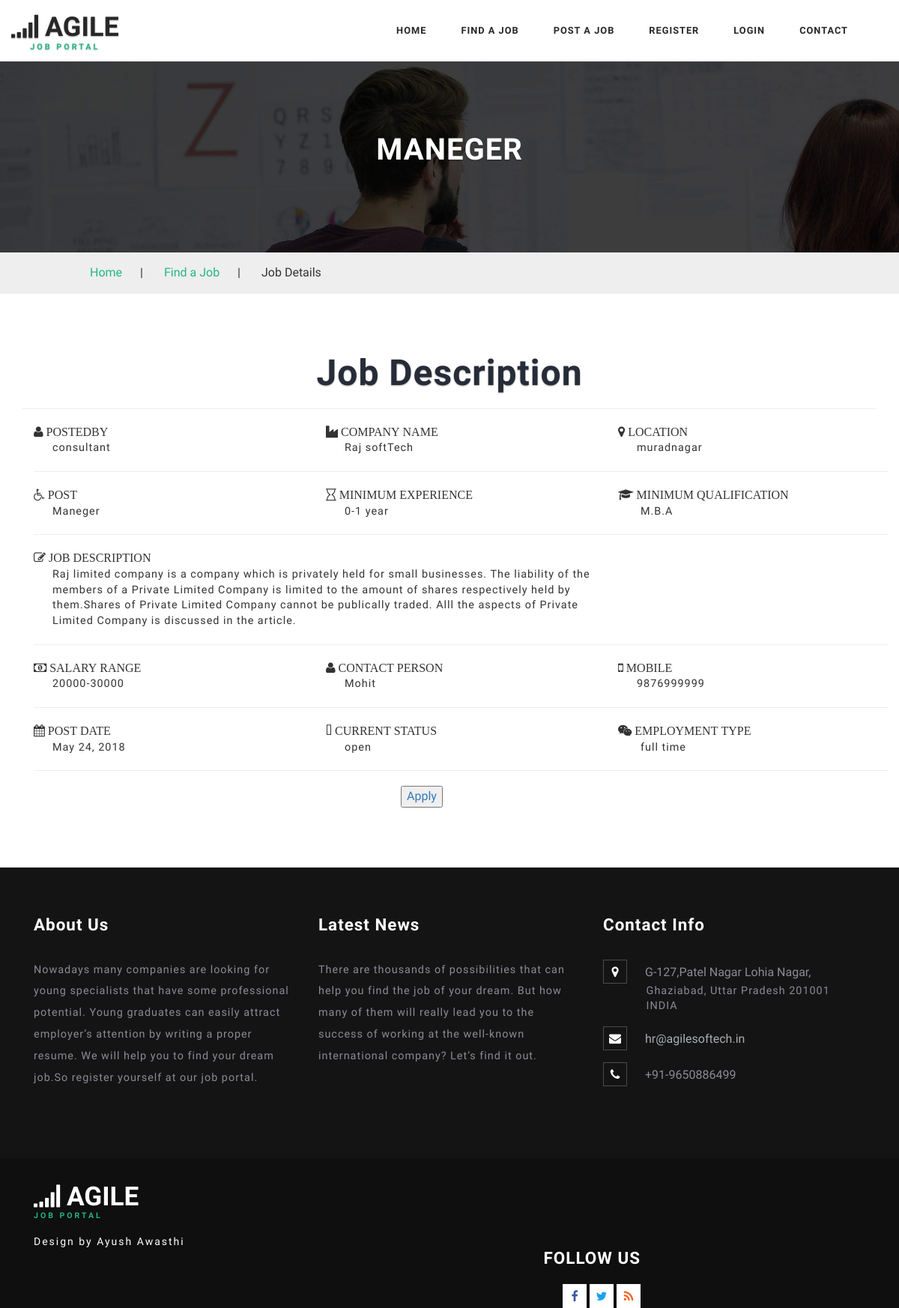
Screenshot of /job/2/ with the database file from the repository.
### job/models.py (models this page shows, shortened)
class JOBS(models.Model):
    POSTEDCHOICE=(('company','COMPANY'),('consultant','CONSULTANT'),('admin','ADMIN'),)
    statuschoice=(('open','OPEN'),('close','CLOSE'),('select','SELECT'),)
    typechoice=(('full time','FULL TIME'),('part time','PART TIME'),('select','SELECT'),)
    POSTEDBY=models.CharField(max_length=20,choices=POSTEDCHOICE,default='admin')
    COMPANY=models.CharField(max_length=500)
    LOCATION = models.CharField(max_length=900)
    POST=models.CharField(max_length=100)
    MINIMUMEXPERIENCE=models.CharField(max_length=120)
    MINIMUMQUALIFICATION=models.CharField(max_length=120)
    SALARYRANGE=models.CharField(max_length=100)
    JOBDESCRIPTION=models.TextField(max_length=1000)
    CONTACTPERSON=models.CharField(max_length=100)
    MOBILE=models.CharField(max_length=20)
    POSTDATE=models.DateField()
    CURRENTSTATUS=models.CharField(max_length=30,choices=statuschoice,default='select')
    EMPLOYMENTTYPE=models.CharField(max_length=30,choices=typechoice,default='select')

### job/views.py (the view)
# urls.py: path('<int:job_id>/',views.detail,name='detail'),
def detail(request,job_id):
    data=get_object_or_404(JOBS,pk=job_id)
    return render(request,'job/detail.html',{'data':data})

### job/templates/job/detail.html (shortened to what this page needs)
{% extends 'job/base.html' %}
{% load static %}
{% block body %}
	<div class="inner_page_agile">
		<h3>{{ data.POST }}</h3>
	</div>
	<div class="services-breadcrumb_w3layouts">
		<div class="inner_breadcrumb">
			<ul class="short_w3ls"_w3ls>
				<li><a href="{% url 'index' %}">Home</a><span>|</span></li>
				<li><a href="{% url 'jobs' %}">Find a Job</a><span>|</span></li>
                <li>Job Details</li>
			</ul>
		</div>
	</div>
	<div class="inner_content_info_agileits">
		<div class="container">
			<div class="tittle_head_w3ls">
				<h3 class="tittle">Job Description </h3>
			</div>
			<hr/>
			<div class="container">
				<div class="row">
					<div class="col-sm-4">
				<label class="fa fa-user"> POSTEDBY </label>
				          <p style="margin-left:25px;">{{ data.POSTEDBY }}</p>
					</div>
						<div class="col-sm-4">
				<label class="fa fa-industry"> COMPANY NAME </label>
				<p style="margin-left:25px;">{{ data.COMPANY }}</p>
					</div>
					<div class="col-sm-4">
				<label class="fa fa-map-marker"> LOCATION </label>
				<p style="margin-left:25px;">{{ data.LOCATION}}</p>
					</div>
		    		</div>
				<hr/>
					<div class="row">
					<div class="col-sm-4">
				<label class="fa fa-wheelchair"> POST </label>
				   <p style="margin-left:25px;">{{ data.POST }}</p>
					</div>
						<div class="col-sm-4">
				<label class="fa fa-hourglass-o"> MINIMUM EXPERIENCE </label>
				    <p style="margin-left:25px;">{{ data.MINIMUMEXPERIENCE }}</p>
					</div>
					<div class="col-sm-4">
				<label class="fa fa-mortar-board"> MINIMUM QUALIFICATION </label>
						              <p style="margin-left:30px;">{{ data.MINIMUMQUALIFICATION }}</p>
					</div>
		    		</div>
				<hr/>
				<div class="row">
					<div class="col-sm-8">
				<label class="fa fa-pencil-square-o"> JOB DESCRIPTION </label>
				   <p style="margin-left:25px;">{{ data.JOBDESCRIPTION }}</p>
					</div>
				</div>
				<hr/>
					<div class="row">
					<div class="col-sm-4">
				<label class="fa fa-money"> SALARY RANGE </label>
				   <p style="margin-left:25px;">{{ data.SALARYRANGE }}</p>
					</div>
						<div class="col-sm-4">
				<label class="fa fa-user"> CONTACT PERSON </label>
				    <p style="margin-left:25px;">{{ data.CONTACTPERSON }}</p>
					</div>
					<div class="col-sm-4">
				<label class="fa fa-mobile"> MOBILE </label>
						              <p style="margin-left:25px;">{{ data.MOBILE }}</p>
					</div>
		    		</div>
								<hr/>
					<div class="row">
					<div class="col-sm-4">
				<label class="fa fa-calendar"> POST DATE </label>
				   <p style="margin-left:25px;">{{ data.POSTDATE }}</p>
					</div>
						<div class="col-sm-4">
				<label class="fa fa-wpexplorer"> CURRENT STATUS </label>
				    <p style="margin-left:25px;">{{ data.CURRENTSTATUS }}</p>
					</div>
					<div class="col-sm-4">
				<label class="fa fa-weixin"> EMPLOYMENT TYPE </label>
						              <p style="margin-left:30px;">{{ data.EMPLOYMENTTYPE }}</p>
					</div>
		    		</div>
				<hr/>
				<div class="col-sm-5"></div>
				<div class="col-sm-6"><a href="{% url 'apply'%}"> <button type="submit">Apply</button></a> </div>
			</div>
		</div>
	</div>
	{% endblock %}

### job/static/css/style.css (style rules this page uses)
html, body { margin: 0; font-size: 100%; background: #fff; font-family: 'Work Sans', sans-serif; }
body a { text-decoration: none; transition: 0.5s all; -webkit-transition: 0.5s all; -moz-transition: 0.5s all; -o-transition: 0.5s all; -ms-transition: 0.5s all; }
h1, h2, h3, h4, h5, h6 { margin: 0; font-family: 'Work Sans', sans-serif; }
p { margin: 0; letter-spacing: 1px; font-size: 0.9em; }
ul { margin: 0; padding: 0; }
label { margin: 0; }
h3.tittle { color: #262c38; margin: 0; font-size: 3em; font-weight: 700; letter-spacing: 1px; text-align: center; text-shadow: 0 1px 2px rgba(0, 0, 0, 0.33); }
.inner_page_agile { text-align: center; background: url(../images/candidate.jpg) no-repeat 0px 0px; background-size: cover; -webkit-background-size: cover; -moz-background-size: cover; -o-background-size: cover; -ms-background-size: cover; min-height: 255px; padding-top: 6em; }
.inner_page_agile h3 { color: #fff; text-transform: uppercase; font-weight: 700; font-size: 2.5em; text-shadow: 0 1px 2px rgba(0, 0, 0, 0.29); letter-spacing: 1px; }
.services-breadcrumb_w3layouts { width: 100%; border: none; padding: 1em 0; background: #eee; }
.services-breadcrumb_w3layouts ul li span { padding: 0 1.5em; }
ul.short_w3ls { text-align: left; }
ul.short_w3ls li { list-style: none; display: inline-block; }
.inner_breadcrumb { width: 80%; margin: 0 auto; }
ul.short_w3ls li a { color: #23b684; text-decoration: none; }
.inner_content_info_agileits { padding: 6em 0; }
@media (max-width:1366px) { .inner_content_info_agileits, .banner-bottom, .services { padding: 5em 0; } }

### rows the page displays
JOBS: POST "MANEGER", POSTEDBY "consultant", COMPANY "Raj softTech", LOCATION "muradnagar", POST "Maneger", MINIMUMEXPERIENCE "0-1 year", MINIMUMQUALIFICATION "M.B.A", JOBDESCRIPTION "Raj limited company is a company which is privately held for small businesses. The liability of the members of a Private Limited Company is limited to the amount of shares respectively held by them.Shares of Private Limited Company cannot be publically traded. Alll the aspects of Private Limited Company is discussed in the article.", SALARYRANGE "20000-30000", CONTACTPERSON "Mohit", MOBILE "9876999999", POSTDATE "May 24, 2018", CURRENTSTATUS "open", EMPLOYMENTTYPE "full time"
